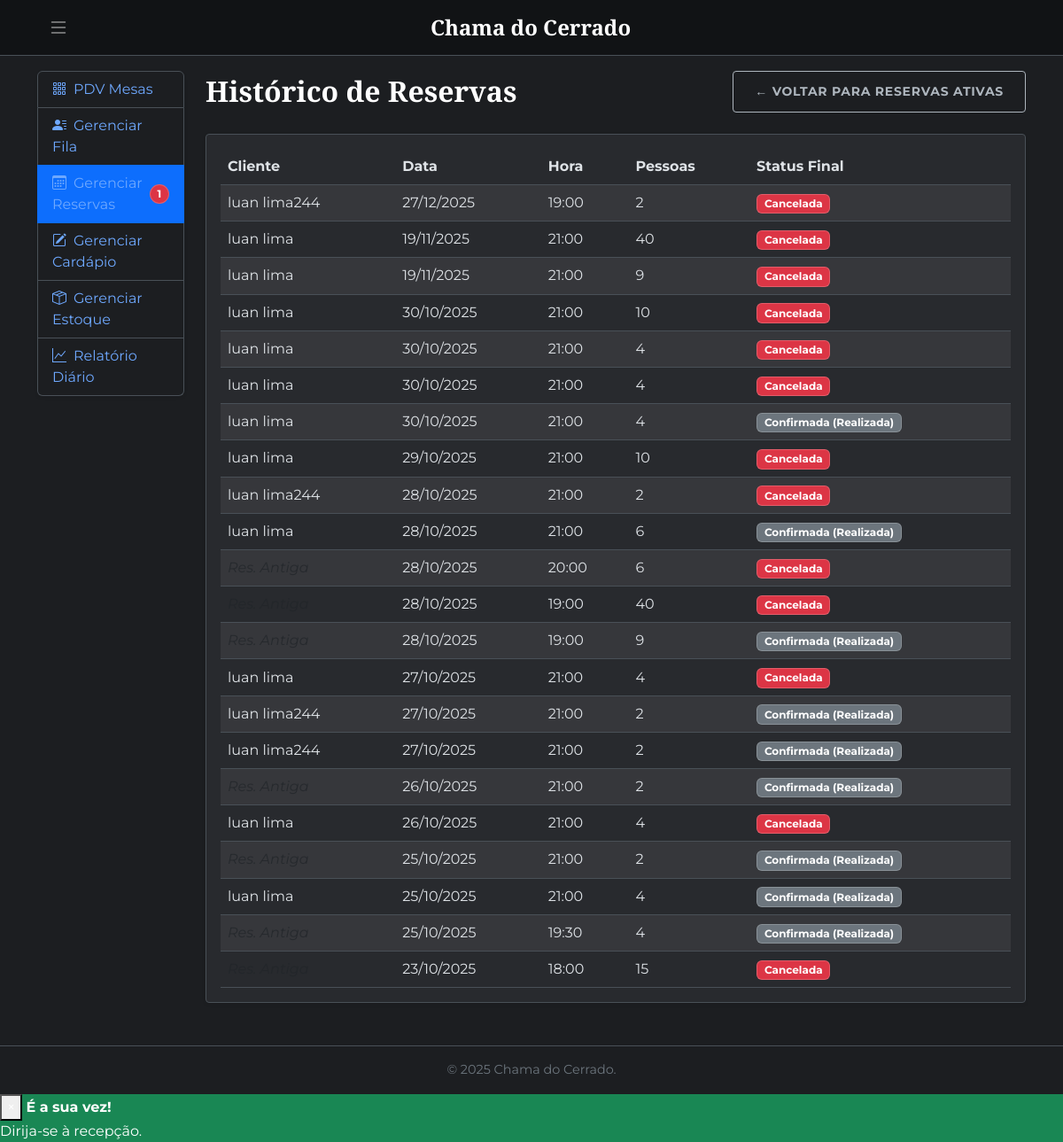
The app's page /reservar/historico/ (signed in) with its own data.
### projetorestaurante/reservas/models.py (models this page shows, shortened)
class Reserva(models.Model):
    STATUS_CHOICES = [
        ('PENDENTE', 'Pendente'),
        ('CONFIRMADA', 'Confirmada'),
        ('CANCELADA', 'Cancelada'),
    ]
    usuario = models.ForeignKey(User, on_delete=models.CASCADE, null=True, blank=True, related_name='reservas') # null=True permite que as migrações funcionem em dados antigos
    data = models.DateField()
    hora = models.TimeField()
    quantidade_pessoas = models.PositiveIntegerField()
    status = models.CharField(max_length=10, choices=STATUS_CHOICES, default='PENDENTE')
    timestamp_criacao = models.DateTimeField(auto_now_add=True) # Guarda quando foi criada

### projetorestaurante/reservas/views.py (the view)
# urls.py: path('historico/', views.historico_reservas, name='historico_reservas'),
@login_required
def historico_reservas(request):
    if not request.user.is_staff: return redirect('inicio')
    hoje = timezone.now().date()
    reservas_canceladas = Reserva.objects.filter(status='CANCELADA')
    reservas_confirmadas_passadas = Reserva.objects.filter(status='CONFIRMADA', data__lt=hoje)
    lista_historico = (reservas_canceladas | reservas_confirmadas_passadas).order_by('-data', '-hora').distinct()
    contexto = {'lista_historico': lista_historico}
    return render(request, 'reservas/historico.html', contexto)

### projetorestaurante/fila/context_processors.py (called while the page is built)
def staff_notifications(request):
    if request.user.is_authenticated and request.user.is_staff:
        fila_pendente_count = ClienteFila.objects.filter(status='AGUARDANDO').count()
        reservas_pendente_count = Reserva.objects.filter(status='PENDENTE').count()
        return {
            'fila_pendente_count': fila_pendente_count,
            'reservas_pendente_count': reservas_pendente_count,
        }
    return {} # Retorna vazio se não for staff

### projetorestaurante/templates/reservas/historico.html (shortened to what this page needs)
{% extends "staff_base.html" %}
{% load static %}
{% block main_content %}
<div class="d-flex justify-content-between align-items-center mb-4">
    <h2 class="mb-0">Histórico de Reservas</h2>
    <a href="{% url 'gerenciar_reservas' %}" class="btn btn-sm btn-outline-secondary">&larr; Voltar para Reservas Ativas</a>
</div>
<div class="card shadow-sm">
    <div class="card-body">
        <table class="table table-striped table-hover mb-0 align-middle">
            <thead><tr><th>Cliente</th><th>Data</th><th>Hora</th><th>Pessoas</th><th>Status Final</th></tr></thead>
            <tbody>
                {% for reserva in lista_historico %}
                <tr>
                    <td>{% if reserva.usuario %} {{ reserva.usuario.get_full_name|default:reserva.usuario.username }} {% else %} <span class="text-muted fst-italic">Res. Antiga</span> {% endif %}</td>
                    <td>{{ reserva.data|date:"d/m/Y" }}</td><td>{{ reserva.hora|time:"H:i" }}</td><td>{{ reserva.quantidade_pessoas }}</td>
                    <td>
                        {% if reserva.status == 'CONFIRMADA' %} <span class="badge bg-secondary">{{ reserva.get_status_display }} (Realizada)</span>
                        {% elif reserva.status == 'CANCELADA' %} <span class="badge bg-danger">{{ reserva.get_status_display }}</span>
                        {% else %} <span class="badge bg-light text-dark">{{ reserva.get_status_display }}</span> {% endif %}
                    </td>
                </tr>
                {% empty %} <tr> <td colspan="5" class="text-center text-muted py-4">Nenhum histórico encontrado.</td> </tr>
                {% endfor %}
            </tbody>
        </table>
    </div>
</div>
{% endblock %}

### projetorestaurante/templates/staff_base.html (shortened to what this page needs)
{% extends "base.html" %}
{% load static %}
{% block content %}
<div class="row g-4">
    <div class="col-lg-3 col-xl-2">
        <div class="list-group shadow-sm sticky-top" style="top: 70px;">
            <a href="{% url 'mapa_mesas' %}"
               class="list-group-item list-group-item-action d-flex justify-content-between align-items-center {% if request.resolver_match.view_name == 'mapa_mesas' %}active{% endif %}">
                <span><i class="bi bi-grid-3x3-gap me-2"></i>PDV Mesas</span>
            </a>
            <a href="{% url 'gerenciar_fila' %}"
               class="list-group-item list-group-item-action d-flex justify-content-between align-items-center ">
                <span><i class="bi bi-person-lines-fill me-2"></i>Gerenciar Fila</span>
            </a>
            <a href="{% url 'gerenciar_reservas' %}"
               class="list-group-item list-group-item-action d-flex justify-content-between align-items-center {% if 'gerenciar_reservas' in request.resolver_match.view_name or 'historico_reservas' in request.resolver_match.view_name %}active{% endif %}">
                <span><i class="bi bi-calendar3 me-2"></i>Gerenciar Reservas</span>
                {% if reservas_pendente_count > 0 %}<span class="badge bg-danger rounded-pill">{{ reservas_pendente_count }}</span>{% endif %}
            </a>
            <a href="{% url 'gerenciar_cardapio' %}"
               class="list-group-item list-group-item-action d-flex justify-content-between align-items-center ">
                <span><i class="bi bi-pencil-square me-2"></i>Gerenciar Cardápio</span>
            </a>
            <a href="{% url 'gerenciar_estoque' %}"
               class="list-group-item list-group-item-action d-flex justify-content-between align-items-center {% if 'estoque' in request.resolver_match.app_name %}active{% endif %}">
                <span><i class="bi bi-box-seam me-2"></i>Gerenciar Estoque</span>
            </a>
            <a href="{% url 'relatorio_diario' %}"
               class="list-group-item list-group-item-action d-flex justify-content-between align-items-center {% if 'relatorio_diario' in request.resolver_match.view_name %}active{% endif %}">
                <span><i class="bi bi-graph-up me-2"></i>Relatório Diário</span>
            </a>
        </div>
    </div>
    <div class="col-lg-9 col-xl-10">
        {% block main_content %}
        {% endblock %}
    </div>
</div> {% endblock %}

### projetorestaurante/templates/base.html (shortened to what this page needs)
<!doctype html>
<html lang="pt-br">
{% load static %}
<head>
    <link href="https://cdn.jsdelivr.net/npm/bootstrap@5.3.3/dist/css/bootstrap.min.css" rel="stylesheet">
    <link rel="stylesheet" href="https://cdn.jsdelivr.net/npm/bootstrap-icons@1.11.3/font/bootstrap-icons.min.css">
    <link rel="stylesheet" href="{% static 'css/custom.css' %}">
</head>
<body class="{% if user.is_authenticated and user.is_staff %}theme-staff{% else %}theme-client{% endif %}">
<nav class="navbar navbar-dark fixed-top">
    <div class="container">
        <button class="navbar-toggler" type="button" data-bs-toggle="offcanvas" data-bs-target="#offcanvasNavbar"><i class="bi bi-list"></i></button>
        <a class="navbar-brand mx-auto" href="{% if not user.is_staff or not user.is_authenticated %}{% url 'inicio' %}{% else %}#{% endif %}">Chama do Cerrado</a>
        <div style="width: 50px;"></div> </div>
</nav>
<main class="container mt-4 mb-5">
    {% block content %}{% endblock %}
</main>
<footer class="footer mt-auto py-3 text-center">
    <div class="container"><span class="text-muted">&copy; {% now "Y" %} Chama do Cerrado.</span></div>
</footer>
{% if id_cliente_na_fila and status_cliente_na_fila == 'AGUARDANDO' %}
    <div class="queue-balloon" id="queueBalloon">
        <button type="button" class="close-balloon" id="closeQueueBalloon">&times;</button>
        <p class="mb-1">Você está na fila!</p>
        <span class="d-block">Sua posição é:</span>
        <strong id="queuePosition">{{ posicao_cliente_na_fila }}º</strong>
        <a href="{% url 'sair_da_fila_cliente' %}" class="btn btn-sm btn-outline-danger mt-2 d-block">Sair da Fila</a>
    </div>
{% elif status_cliente_na_fila == 'CHAMADO' %}
    <div class="queue-balloon bg-success text-white" id="queueBalloon">
        <button type="button" class="close-balloon" id="closeQueueBalloon" style="color: #fff;">&times;</button>
        <strong>É a sua vez!</strong> <p class="mb-0">Dirija-se à recepção.</p>
    </div>
{% endif %}
</body>
</html>

### projetorestaurante/static/css/custom.css (style rules this page uses)
:root { --cliente-bg: #181818; --cliente-card-bg: #222222; --cliente-texto: #c0c0c0; --cliente-titulo: #ffffff; --cliente-destaque: #d4af37; --cliente-navbar-bg: #111111; --cliente-link: var(--cliente-destaque); --cliente-link-hover: #e6c770; --cliente-border: #333333; --cliente-footer-bg: #111111; --cliente-footer-text: #888; --staff-bg: #1c1e21; --staff-card-bg: #282a2e; --staff-texto: #dee2e6; --staff-titulo: #ffffff; --staff-link: #6ea8fe; --staff-destaque: #ffc107; --staff-navbar-bg: #111315; --staff-border: #495057; --staff-footer-bg: #1c1e21; --staff-footer-text: #6c757d; }
body { font-family: 'Montserrat', sans-serif; padding-top: 56px; transition: background-color 0.3s ease, color 0.3s ease; display: flex; flex-direction: column; min-height: 100vh; }
main.container { flex-grow: 1; }
h1, h2, h3, h4, h5, h6 { font-family: 'Playfair Display', serif; font-weight: 700; }
.navbar { border-bottom: 1px solid rgba(255, 255, 255, 0.1); }
.navbar-brand { font-family: 'Playfair Display', serif; font-weight: bold; font-size: 1.5rem; }
.navbar-toggler { border: none; font-size: 1.5rem; }
.footer { font-size: 0.9em; padding: 1.5rem 0; }
.btn { border-radius: 4px; font-weight: 700; text-transform: uppercase; letter-spacing: 0.05em; padding: 0.75rem 1.5rem; transition: all 0.2s ease-in-out; }
.card { border-radius: 4px; border: none; box-shadow: 0 4px 15px rgba(0,0,0,0.1); }
body.theme-staff { background-color: var(--staff-bg); color: var(--staff-texto); }
.theme-staff .navbar { background-color: var(--staff-navbar-bg) !important; border-bottom: 1px solid var(--staff-border); }
.theme-staff .navbar-brand { color: #fff !important; }
.theme-staff h1, .theme-staff h2, .theme-staff h3, .theme-staff h4 { color: var(--staff-titulo); }
.theme-staff a:not(.btn):not(.dropdown-item):not(.nav-link):not(.navbar-brand) { color: var(--staff-link); }
.theme-staff .btn-outline-secondary { color: #adb5bd; border-color: #adb5bd; }
.theme-staff .card { background-color: var(--staff-card-bg) !important; border: 1px solid var(--staff-border) !important; color: var(--staff-texto) !important; box-shadow: none; }
.theme-staff .card-body { background-color: transparent !important; color: var(--staff-texto); }
.theme-staff .list-group-item { background-color: transparent; border-color: var(--staff-border); color: var(--staff-texto); }
.theme-staff .list-group-item-action.active { background-color: #0d6efd; border-color: #0d6efd; color:#fff; }
.theme-staff .table { color: var(--staff-texto) !important; border-color: var(--staff-border) !important; background-color: transparent !important; --bs-table-bg: transparent; --bs-table-striped-bg: rgba(255, 255, 255, 0.03); --bs-table-striped-color: var(--staff-texto); --bs-table-hover-bg: rgba(255, 255, 255, 0.08); --bs-table-hover-color: var(--staff-texto); }
.theme-staff .table td, .theme-staff .table th { color: var(--staff-texto); }
.theme-staff thead th { border-bottom: 1px solid var(--staff-border); color: var(--staff-titulo); background-color: transparent; }
.theme-staff tbody tr { background-color: transparent !important; }
.theme-staff .table-striped > tbody > tr:nth-of-type(odd) > * { background-color: var(--bs-table-striped-bg) !important; }
.theme-staff .badge { border: 1px solid rgba(255,255,255,0.2); }
.theme-staff .badge.bg-danger { background-color: #dc3545 !important; color: #fff !important; }
.theme-staff .badge.bg-secondary { background-color: #6c757d !important; color: #fff !important; }
.theme-staff .footer { background-color: var(--staff-bg) !important; color: var(--staff-footer-text) !important; border-top: 1px solid var(--staff-border); }
.theme-staff .footer span, .theme-staff .footer .text-muted { color: var(--staff-footer-text) !important; }

### projetorestaurante/templates/base.html (style rules this page uses)
body { padding-top: 56px; }
.sticky-top { top: 70px; }

### records on screen
Reserva: usuario.get_full_name "luan lima244", data "27/12/2025", hora "19:00", quantidade_pessoas "2", status "Cancelada"
Reserva: usuario.get_full_name "luan lima", data "19/11/2025", hora "21:00", quantidade_pessoas "40", status "Cancelada"
Reserva: usuario.get_full_name "luan lima", data "19/11/2025", hora "21:00", quantidade_pessoas "9", status "Cancelada"
Reserva: usuario.get_full_name "luan lima", data "30/10/2025", hora "21:00", quantidade_pessoas "10", status "Cancelada"
Reserva: usuario.get_full_name "luan lima", data "30/10/2025", hora "21:00", quantidade_pessoas "4", status "Cancelada"
Reserva: usuario.get_full_name "luan lima", data "30/10/2025", hora "21:00", quantidade_pessoas "4", status "Cancelada"
Reserva: usuario.get_full_name "luan lima", data "30/10/2025", hora "21:00", quantidade_pessoas "4", status "Confirmada"
Reserva: usuario.get_full_name "luan lima", data "29/10/2025", hora "21:00", quantidade_pessoas "10", status "Cancelada"
Reserva: usuario.get_full_name "luan lima244", data "28/10/2025", hora "21:00", quantidade_pessoas "2", status "Cancelada"
Reserva: usuario.get_full_name "luan lima", data "28/10/2025", hora "21:00", quantidade_pessoas "6", status "Confirmada"
Reserva: data "28/10/2025", hora "20:00", quantidade_pessoas "6", status "Cancelada"
Reserva: data "28/10/2025", hora "19:00", quantidade_pessoas "40", status "Cancelada"
Reserva: data "28/10/2025", hora "19:00", quantidade_pessoas "9", status "Confirmada"
Reserva: usuario.get_full_name "luan lima", data "27/10/2025", hora "21:00", quantidade_pessoas "4", status "Cancelada"
Reserva: usuario.get_full_name "luan lima244", data "27/10/2025", hora "21:00", quantidade_pessoas "2", status "Confirmada"
Reserva: usuario.get_full_name "luan lima244", data "27/10/2025", hora "21:00", quantidade_pessoas "2", status "Confirmada"
Reserva: data "26/10/2025", hora "21:00", quantidade_pessoas "2", status "Confirmada"
Reserva: usuario.get_full_name "luan lima", data "26/10/2025", hora "21:00", quantidade_pessoas "4", status "Cancelada"
Reserva: data "25/10/2025", hora "21:00", quantidade_pessoas "2", status "Confirmada"
Reserva: usuario.get_full_name "luan lima", data "25/10/2025", hora "21:00", quantidade_pessoas "4", status "Confirmada"
Reserva: data "25/10/2025", hora "19:30", quantidade_pessoas "4", status "Confirmada"
Reserva: data "23/10/2025", hora "18:00", quantidade_pessoas "15", status "Cancelada"

### other values on screen
{{ reservas_pendente_count }} "1"
